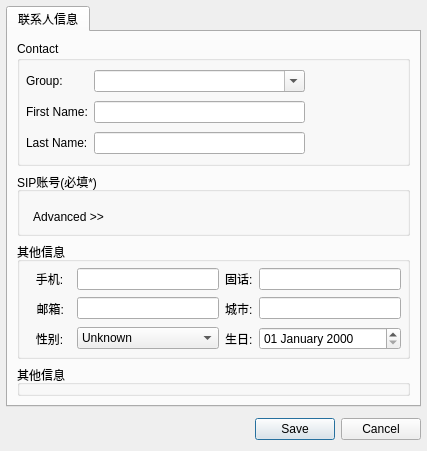
<ui version="4.0" >
 <class>ProfileDetails</class>
 <widget class="QWidget" name="ProfileDetails" >
  <property name="geometry" >
   <rect>
    <x>0</x>
    <y>0</y>
    <width>427</width>
    <height>402</height>
   </rect>
  </property>
  <layout class="QGridLayout" >
   <property name="margin" >
    <number>6</number>
   </property>
   <property name="spacing" >
    <number>6</number>
   </property>
   <item row="1" column="0" >
    <layout class="QGridLayout" >
     <property name="margin" >
      <number>0</number>
     </property>
     <property name="spacing" >
      <number>6</number>
     </property>
     <item row="0" column="2" >
      <widget class="QPushButton" name="cancelButton" >
       <property name="text" >
        <string>Cancel</string>
       </property>
      </widget>
     </item>
     <item row="0" column="1" >
      <widget class="QPushButton" name="saveButton" >
       <property name="text" >
        <string>Save</string>
       </property>
       <property name="autoDefault" >
        <bool>true</bool>
       </property>
       <property name="default" >
        <bool>true</bool>
       </property>
      </widget>
     </item>
     <item row="0" column="0" >
      <spacer>
       <property name="orientation" >
        <enum>Qt::Horizontal</enum>
       </property>
       <property name="sizeHint" stdset="0" >
        <size>
         <width>91</width>
         <height>32</height>
        </size>
       </property>
      </spacer>
     </item>
    </layout>
   </item>
   <item row="0" column="0" >
    <widget class="QTabWidget" name="tabWidget" >
     <property name="currentIndex" >
      <number>0</number>
     </property>
     <widget class="QWidget" name="tabGeneral" >
      <attribute name="title" >
       <string>联系人信息</string>
      </attribute>
      <layout class="QGridLayout" >
       <property name="margin" >
        <number>9</number>
       </property>
       <property name="spacing" >
        <number>6</number>
       </property>
       <item row="4" column="0" >
        <widget class="QGroupBox" name="groupBox_2" >
         <property name="title" >
          <string>SIP账号(必填*)</string>
         </property>
         <layout class="QGridLayout" >
          <property name="margin" >
           <number>6</number>
          </property>
          <property name="spacing" >
           <number>6</number>
          </property>
          <item row="0" column="0" >
           <widget class="QStackedWidget" name="imStackedWidget" >
            <property name="sizePolicy" >
             <sizepolicy vsizetype="Expanding" hsizetype="Preferred" >
              <horstretch>0</horstretch>
              <verstretch>0</verstretch>
             </sizepolicy>
            </property>
           </widget>
          </item>
          <item row="1" column="0" >
           <widget class="QToolButton" name="advancedButton" >
            <property name="text" >
             <string>Advanced >></string>
            </property>
            <property name="icon" >
             <iconset resource="../../../../resources/wengophone.qrc" >
              <normaloff>:/pics/config/advanced.png</normaloff>:/pics/config/advanced.png</iconset>
            </property>
            <property name="toolButtonStyle" >
             <enum>Qt::ToolButtonTextBesideIcon</enum>
            </property>
            <property name="autoRaise" >
             <bool>true</bool>
            </property>
           </widget>
          </item>
         </layout>
        </widget>
       </item>
       <item row="0" column="0" >
        <widget class="QGroupBox" name="groupBox" >
         <property name="layoutDirection" >
          <enum>Qt::LeftToRight</enum>
         </property>
         <property name="title" >
          <string>Contact</string>
         </property>
         <layout class="QGridLayout" >
          <property name="margin" >
           <number>6</number>
          </property>
          <property name="spacing" >
           <number>6</number>
          </property>
          <item row="0" column="0" >
           <layout class="QGridLayout" >
            <property name="margin" >
             <number>0</number>
            </property>
            <property name="spacing" >
             <number>6</number>
            </property>
            <item row="0" column="0" >
             <widget class="QLabel" name="groupLabel" >
              <property name="text" >
               <string>Group:</string>
              </property>
             </widget>
            </item>
            <item row="2" column="1" >
             <widget class="QLineEdit" name="lastNameLineEdit" >
              <property name="maxLength" >
               <number>255</number>
              </property>
             </widget>
            </item>
            <item row="1" column="1" >
             <widget class="QLineEdit" name="firstNameLineEdit" >
              <property name="maxLength" >
               <number>255</number>
              </property>
             </widget>
            </item>
            <item row="2" column="0" >
             <widget class="QLabel" name="label_6" >
              <property name="text" >
               <string>Last Name:</string>
              </property>
             </widget>
            </item>
            <item row="1" column="0" >
             <widget class="QLabel" name="label_5" >
              <property name="text" >
               <string>First Name:</string>
              </property>
             </widget>
            </item>
            <item row="0" column="1" >
             <widget class="QComboBox" name="groupComboBox" >
              <property name="sizePolicy" >
               <sizepolicy vsizetype="Fixed" hsizetype="Expanding" >
                <horstretch>0</horstretch>
                <verstretch>0</verstretch>
               </sizepolicy>
              </property>
              <property name="editable" >
               <bool>true</bool>
              </property>
              <property name="maxVisibleItems" >
               <number>25</number>
              </property>
             </widget>
            </item>
           </layout>
          </item>
          <item row="0" column="1" >
           <widget class="QToolButton" name="avatarPixmapButton" >
            <property name="minimumSize" >
             <size>
              <width>90</width>
              <height>90</height>
             </size>
            </property>
            <property name="maximumSize" >
             <size>
              <width>90</width>
              <height>90</height>
             </size>
            </property>
            <property name="toolTip" >
             <string>&lt;html>&lt;head>&lt;meta name="qrichtext" content="1" />&lt;style type="text/css">
p, li { white-space: pre-wrap; }
&lt;/style>&lt;/head>&lt;body style=" font-family:'Sans Serif'; font-size:9pt; font-weight:400; font-style:normal; text-decoration:none;">
&lt;p style=" margin-top:0px; margin-bottom:0px; margin-left:0px; margin-right:0px; -qt-block-indent:0; text-indent:0px;">Click to change your avatar&lt;/p>&lt;/body>&lt;/html></string>
            </property>
            <property name="icon" >
             <iconset resource="../../../../resources/wengophone.qrc" >
              <normaloff>:/pics/avatar_background.png</normaloff>:/pics/avatar_background.png</iconset>
            </property>
            <property name="iconSize" >
             <size>
              <width>90</width>
              <height>90</height>
             </size>
            </property>
            <property name="autoRaise" >
             <bool>true</bool>
            </property>
           </widget>
          </item>
         </layout>
        </widget>
       </item>
       <item row="5" column="0" >
        <widget class="QGroupBox" name="groupBox_3" >
         <property name="title" >
          <string>其他信息</string>
         </property>
         <layout class="QGridLayout" >
          <property name="margin" >
           <number>6</number>
          </property>
          <property name="spacing" >
           <number>6</number>
          </property>
          <item row="0" column="2" >
           <widget class="QLabel" name="label_17" >
            <property name="sizePolicy" >
             <sizepolicy vsizetype="Preferred" hsizetype="Fixed" >
              <horstretch>0</horstretch>
              <verstretch>0</verstretch>
             </sizepolicy>
            </property>
            <property name="toolTip" >
             <string>Home phone</string>
            </property>
            <property name="text" >
             <string>固话:</string>
            </property>
           </widget>
          </item>
          <item row="0" column="3" >
           <widget class="QLineEdit" name="homePhoneLineEdit" >
            <property name="maxLength" >
             <number>255</number>
            </property>
           </widget>
          </item>
          <item row="0" column="1" >
           <widget class="QLineEdit" name="mobilePhoneLineEdit" >
            <property name="maxLength" >
             <number>255</number>
            </property>
           </widget>
          </item>
          <item row="1" column="0" >
           <widget class="QToolButton" name="emailButton" >
            <property name="enabled" >
             <bool>true</bool>
            </property>
            <property name="cursor" >
             <cursorShape>PointingHandCursor</cursorShape>
            </property>
            <property name="text" >
             <string> 邮箱:</string>
            </property>
            <property name="toolButtonStyle" >
             <enum>Qt::ToolButtonTextBesideIcon</enum>
            </property>
            <property name="autoRaise" >
             <bool>true</bool>
            </property>
           </widget>
          </item>
          <item row="1" column="1" >
           <widget class="QLineEdit" name="emailLineEdit" >
            <property name="maxLength" >
             <number>255</number>
            </property>
           </widget>
          </item>
          <item row="0" column="0" >
           <widget class="QLabel" name="label_15" >
            <property name="sizePolicy" >
             <sizepolicy vsizetype="Preferred" hsizetype="Fixed" >
              <horstretch>0</horstretch>
              <verstretch>0</verstretch>
             </sizepolicy>
            </property>
            <property name="toolTip" >
             <string>Mobile phone</string>
            </property>
            <property name="text" >
             <string>   手机:</string>
            </property>
           </widget>
          </item>
          <item row="1" column="3" >
           <widget class="QLineEdit" name="cityLineEdit" >
            <property name="maxLength" >
             <number>255</number>
            </property>
           </widget>
          </item>
          <item row="1" column="2" >
           <widget class="QLabel" name="label" >
            <property name="text" >
             <string>城市:</string>
            </property>
           </widget>
          </item>
          <item row="2" column="0" >
           <widget class="QLabel" name="label_10" >
            <property name="text" >
             <string>   性别:</string>
            </property>
           </widget>
          </item>
          <item row="2" column="1" >
           <widget class="QComboBox" name="genderComboBox" >
            <item>
             <property name="text" >
              <string>Unknown</string>
             </property>
            </item>
            <item>
             <property name="text" >
              <string>Male</string>
             </property>
            </item>
            <item>
             <property name="text" >
              <string>Female</string>
             </property>
            </item>
           </widget>
          </item>
          <item row="2" column="2" >
           <widget class="QLabel" name="label_7" >
            <property name="text" >
             <string>生日:</string>
            </property>
           </widget>
          </item>
          <item row="2" column="3" >
           <widget class="QDateEdit" name="birthDate" >
            <property name="displayFormat" >
             <string>dd MMMM yyyy</string>
            </property>
           </widget>
          </item>
         </layout>
        </widget>
       </item>
       <item row="6" column="0" >
        <widget class="QGroupBox" name="groupBox_4" >
         <property name="title" >
          <string>其他信息</string>
         </property>
         <widget class="QToolButton" name="websiteButton" >
          <property name="geometry" >
           <rect>
            <x>1</x>
            <y>40</y>
            <width>93</width>
            <height>22</height>
           </rect>
          </property>
          <property name="cursor" >
           <cursorShape>PointingHandCursor</cursorShape>
          </property>
          <property name="text" >
           <string>Web/blog:</string>
          </property>
          <property name="icon" >
           <iconset resource="../../../../resources/wengophone.qrc" >
            <normaloff>:/pics/contact/home.png</normaloff>:/pics/contact/home.png</iconset>
          </property>
          <property name="toolButtonStyle" >
           <enum>Qt::ToolButtonTextBesideIcon</enum>
          </property>
          <property name="autoRaise" >
           <bool>true</bool>
          </property>
         </widget>
         <widget class="QLineEdit" name="webLineEdit" >
          <property name="geometry" >
           <rect>
            <x>80</x>
            <y>40</y>
            <width>292</width>
            <height>21</height>
           </rect>
          </property>
         </widget>
         <widget class="QComboBox" name="countryComboBox" >
          <property name="geometry" >
           <rect>
            <x>10</x>
            <y>70</y>
            <width>101</width>
            <height>21</height>
           </rect>
          </property>
          <property name="editable" >
           <bool>true</bool>
          </property>
         </widget>
         <widget class="QLineEdit" name="stateLineEdit" >
          <property name="geometry" >
           <rect>
            <x>120</x>
            <y>70</y>
            <width>111</width>
            <height>21</height>
           </rect>
          </property>
          <property name="maxLength" >
           <number>255</number>
          </property>
         </widget>
         <widget class="QTextEdit" name="notesEdit" >
          <property name="geometry" >
           <rect>
            <x>10</x>
            <y>100</y>
            <width>361</width>
            <height>81</height>
           </rect>
          </property>
         </widget>
        </widget>
       </item>
      </layout>
     </widget>
    </widget>
   </item>
  </layout>
 </widget>
 <tabstops>
  <tabstop>tabWidget</tabstop>
  <tabstop>groupComboBox</tabstop>
  <tabstop>avatarPixmapButton</tabstop>
  <tabstop>firstNameLineEdit</tabstop>
  <tabstop>lastNameLineEdit</tabstop>
  <tabstop>mobilePhoneLineEdit</tabstop>
  <tabstop>homePhoneLineEdit</tabstop>
  <tabstop>advancedButton</tabstop>
  <tabstop>saveButton</tabstop>
  <tabstop>cancelButton</tabstop>
 </tabstops>
 <resources>
  <include location="../../../../resources/wengophone.qrc" />
  <include location="../../../../resources/wengophone.qrc" />
 </resources>
 <connections/>
</ui>
